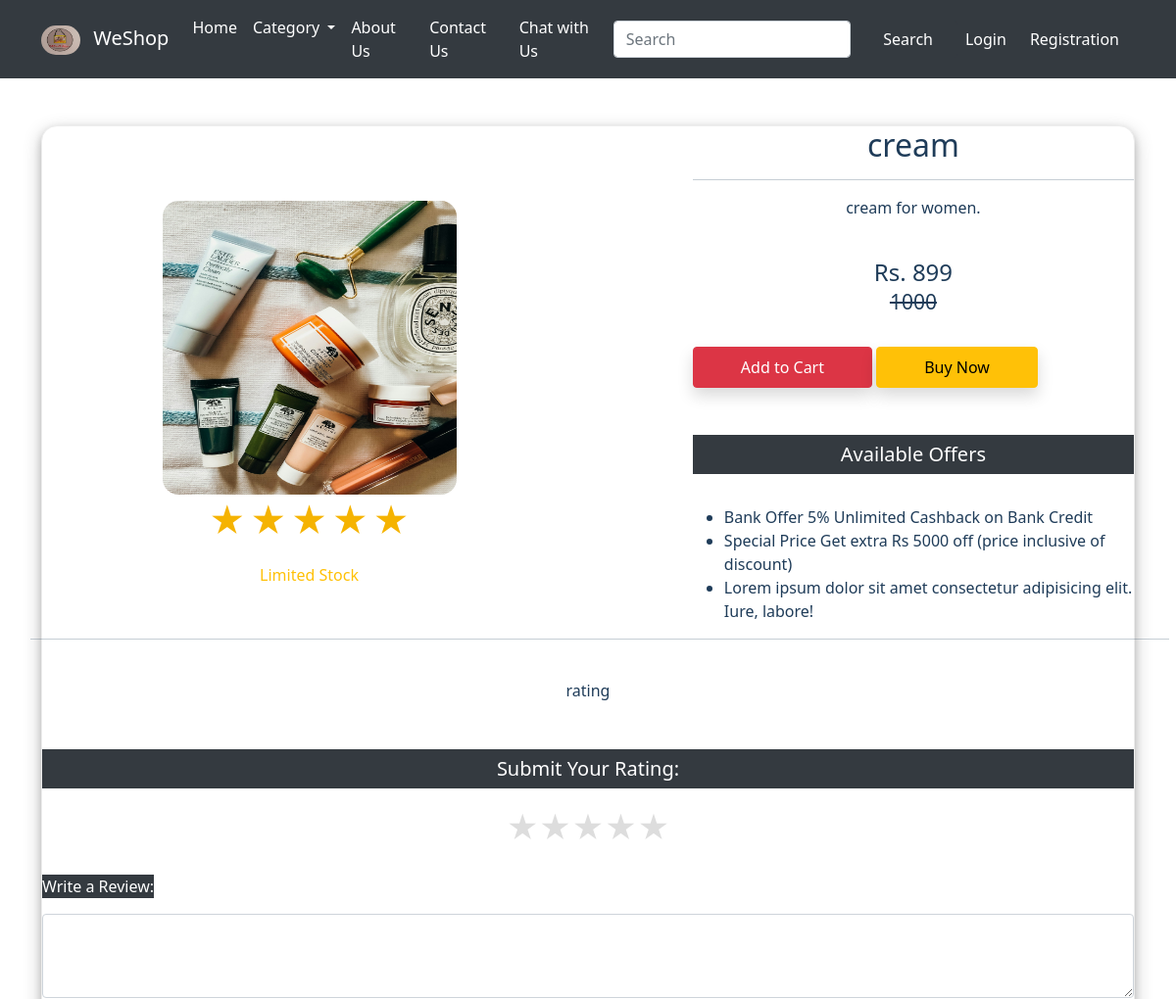
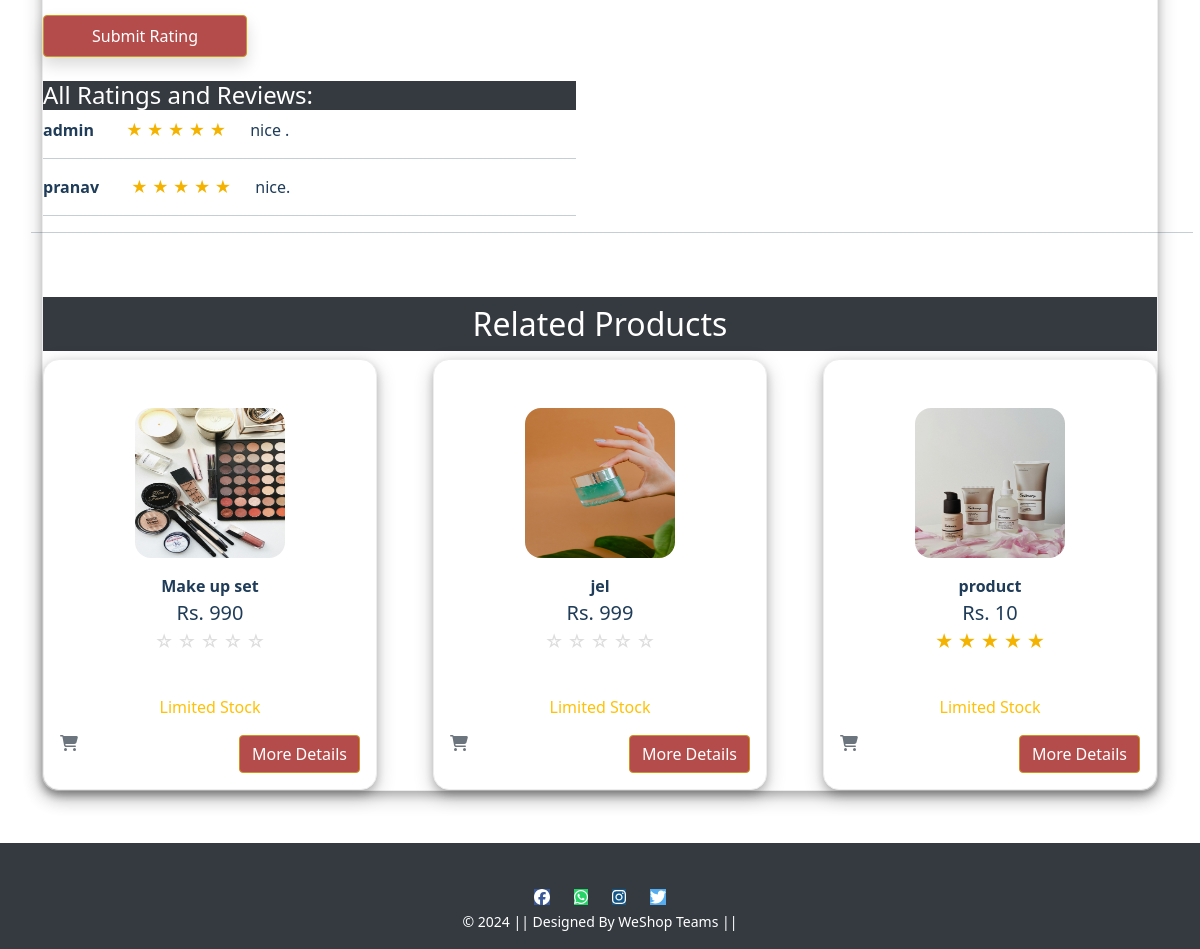
Page /product-detail/53 on the committed database (2 pictures, top to bottom).
### app/models.py (models this page shows, shortened)
class Product(models.Model):
    seller = models.ForeignKey(User,on_delete=models.CASCADE)
    admin = models.ForeignKey(Admin,on_delete=models.CASCADE,null=True, blank=True)
    title =models.CharField(max_length=100)
    selling_price =models.PositiveIntegerField()
    discounted_price = models.PositiveIntegerField()
    description = models.TextField()
    brand = models.CharField(max_length=50)
    category = models.CharField(choices=CATEGORY_CHOICES,max_length=2)
    product_image = models.ImageField(upload_to='prductimg')
    quantity = models.PositiveIntegerField(verbose_name="Quantity",null=True, blank=True)
    created_at = models.DateTimeField(auto_now_add=True,null=True, blank=True)
    average_rating = models.FloatField(default=0)  # New field for average rating
    stock_status = models.CharField(max_length=20, default='In Stock')  # New field for stock status

class Rating(models.Model):
    user = models.ForeignKey(User, on_delete=models.CASCADE)
    product = models.ForeignKey(Product, on_delete=models.CASCADE)
    rating = models.IntegerField()
    review = models.TextField()  # Add this field for the review

### app/views.py (the view, shortened to what this page needs)
# urls.py: path('product-detail/<int:pk>',  views.ProductDetailView.as_view(), name='product-detail'),
class ProductDetailView(View):
    def get(self, request, pk):
        try:
            item_already_in_cart = False
            totalitems = 0
            rating_exists = False
            product = Product.objects.get(id=pk)
            related_product = Product.objects.exclude(id=product.pk).filter(category=product.category)[:8]
            average_rating = Rating.objects.filter(product=product).aggregate(Avg('rating'))['rating__avg']
            average_rating_int = round(average_rating) if average_rating is not None else 0
            product.average_rating = average_rating_int
            product.save()
            ratings = Rating.objects.filter(product=product)
            total_ratings = len(ratings)
            all_ratings = Rating.objects.filter(product=product)
            if request.user.is_authenticated:
                totalitems = sum(item.quantity for item in Cart.objects.filter(user=request.user))
                item_already_in_cart = Cart.objects.filter(Q(product=product.id) & Q(user=request.user)).exists()
                rating_exists = Rating.objects.filter(user=request.user, product=product).first()
        except Product.DoesNotExist:
            raise Http404("Product does not exist")
        return render(request, 'app/productdetail.html', {
            'product': product,
            'item_already_in_cart': item_already_in_cart,
            'totalitem': totalitems,
            'related_product': related_product,
            'average_rating': average_rating_int,
            'all_ratings': all_ratings,
            'rating_exists': rating_exists,
        })

### templates/app/productdetail.html (shortened to what this page needs)
{% extends 'app/base.html' %}
{% load static %}
{% load custom_filters %}
{% block main-content %}
<div class="container my-5">
  <div class="card" style="border: 1px solid #ededed;">
  <div class="row ">
      <div class="col-sm-6  card-body  text-center align-self-center " >
        <a href="{% url 'product-detail' product.id %}" class="btn btn-link"> </a>
          <div class="item">
            <img class="thumbnail" src="{{ product.product_image.url }}" alt="{{ product.name }}"
              height="300px" width="300px" style="border-radius: 1rem;box-shadow: #f17981;">
          </div>
          <p class="star-rating mb-0 me-3" style="font-size: 36px;">
            <div class="rating-stars">
              {% for i in "12345" %}
                {% if product.average_rating >= i|add:"0" %}
                  <span class="star-icon" style="font-size: 36px; color: #f5b301;">&#9733;</span>
                {% else %}
                  <span class="star-icon" style="font-size: 36px; color: #ddd;">&#9734;</span>
                {% endif %}
              {% endfor %}
            </div>
          </p>
          <p class="card-text">
            {% if product.stock_status == 'In Stock' %}
              <span class="text-success" style="font-size: average;">{{ product.stock_status }}</span>
            {% elif product.stock_status == 'Limited Stock' %}
              <span class="text-warning" style="font-size: average;">{{ product.stock_status }}</span>
            {% else %}
              <span class="text-danger" style="font-size: average;">{{ product.stock_status }}</span>
            {% endif %}
          </p>
      </div>
      <div class="col-sm-5 offset-sm-1 ">
        <h2 class="page_heading" style=" text-align: center; ">{{ product.title}}</h2>
        <hr>
        <p style="text-align: center;">{{product.description}}</p> <br>
        <h4 style="text-align: center;">Rs. {{ product.discounted_price }} <br><small
            class="fw-light text-decoration-line-through" style="text-align: center;">{{product.selling_price}} </small>
        </h4> <br>
        {% if item_already_in_cart %}
        {% if request.user.is_authenticated %}
        <a href="{% url 'showcart' %}" class="btn btn-warning shadow px-5 py-2 ms-4">Go to Cart</a>
        {% else %}
        <form action="/add-to-cart/" class="d-inline">
          {% csrf_token %}
          <input type="hidden" name="prod_id" value="{{ product.id }}" id="prod_id">
          <button type="submit" class="btn btn-primary shadow px-5 py-2">Add to Cart</button>
        </form>
        {% endif %}
        {% else %}
        <form action="/add-to-cart/" class="d-inline">
          <button type="submit" class="btn btn-danger shadow px-5 py-2">Add to Cart</button>
        </form>
        {% endif %}
        <form action="/buy" class="d-inline">
          <button type="submit" class="btn btn-warning shadow px-5 py-2">Buy Now</button>
        </form>
        <h5 class="mt-5"
          style="color: white; text-align: center; background-color: #343a40; margin-top: 2rem; margin-bottom: 2rem; font-size: 1.25rem; font-weight: 350px; padding-block: 0.5rem;">
          Available Offers</h5>
        <ul>
          <li>Bank Offer 5% Unlimited Cashback on Bank Credit</li>
          <li>Special Price Get extra Rs 5000 off (price inclusive of discount)</li>
          <li>Lorem ipsum dolor sit amet consectetur adipisicing elit. Iure, labore!</li>
        </ul>
      </div>
       <hr>
       {% if not rating_exists %}
      <div class="review-content mt-4">
        <p class="star-rating">{{ rating.rating }} rating</p>
      </div>
      <form method="post" action="/product-detail/{{ product.id }}">
        <div class="rating-form mt-4">
          <h4 class="mb-3" style="color: white; text-align: center; background-color: #343a40; margin-top: 2rem; margin-bottom: 2rem; font-size: 1.25rem; font-weight: 350px; padding-block: 0.5rem;">
            Submit Your Rating:
          </h4>
          <div class="star-rating">
            {% for i in "54321" %}
              <label for="rating{{ i }}">&#9733;</label>
            {% endfor %}
          </div>
          <div class="form-group mt-3">
            <label for="review" class="mb-3 text-white" style="background-color: #343a40;">Write a Review:</label>
            <textarea class="form-control" name="review" id="review" rows="3"></textarea>
          </div>
          <button type="submit" class="btn btn-primary shadow px-5 py-2" style="background-color: rgb(181, 76, 76);">Submit Rating</button>
        </div>
      </form>
      {% else %}
      <p>You already give a rating foy this product</p>
      {% endif %}
      <div class="row mt-4">
        <div class="col-md-6">
          <div id="all-ratings" class="collapse show">
            <h4 class="text-white" style="background-color: #343a40;">All Ratings and Reviews:</h4>
            <div class="review-cards">
              {% for rating in all_ratings %}
              <div class="review-card mb-3 {% if forloop.counter > 5 %}d-none extra-review{% endif %}">
                <div class="review-content d-flex align-items-center">
                  <p class="fw-bold mb-0 me-3">{{ rating.user }}</p>
                  <p class="star-rating mb-0 me-3">
                    <div class="rating-stars">
                      {% for i in "12345" %}
                        {% if rating.rating >= i|add:"0" %}
                          <span class="star-icon" style="color: #f5b301;">&#9733;</span>
                        {% else %}
                          <span class="star-icon" style="color: #ddd;">&#9734;</span>
                        {% endif %}
                      {% endfor %}
                    </div>
                  </p>
                  <p class="mb-0 ms-4">{{ rating.review }}</p>
                </div>
                <hr>
              </div>
              {% endfor %}
            </div>
          </div>
        </div>
      </div>
       <hr>
      <div class="container mt-5">
        <h2 class="page_heading text-center text-white py-2" style="background-color: #343a40;">Related Products</h2>
        <div class="row"
          style="display: grid; grid-template-columns: repeat(auto-fit, minmax(min(100%, 15rem), 1fr)); gap: 2rem;">
          {% for product in related_product %}
          <div class="col-md-12">
            <div class="card" style="border: 1px solid #ededed;">
              <div class="card-body text-center">
                <a href="{% url 'product-detail' product.id %}" class="btn btn-link"></a>
                  <div class="item">
                    <img class="thumbnail" src="{{ product.product_image.url }}" alt="{{ product.name }}" height="150px"
                      width="150px">
                    <div class="mt-3">
                      <span class="fw-bold">{{ product.title }}</span><br>
                      <span class="fs-5">Rs. {{ product.discounted_price }}</span><br>
                       <span> <p class="star-rating mb-0 me-3" style="font-size: 18px;">
                          <div class="rating-stars">
                            {% for i in "12345" %}
                              {%  if product.average_rating >= i|add:"0" %}
                                <span class="star-icon" style="font-size: 18px; color: #f5b301;">&#9733;</span>
                              {% else %}
                                <span class="star-icon" style="font-size: 18px; color: #ddd;">&#9734;</span>
                              {% endif %}
                            {% endfor %}
                          </div>
                         </p>
                       </span><br>
                    </div>
                  </div>
                  <p class="card-text">
                    {% if product.stock_status == 'In Stock' %}
                      <span class="text-success" style="font-size: average;">{{ product.stock_status }}</span>
                    {% elif product.stock_status == 'Limited Stock' %}
                      <span class="text-warning" style="font-size: average;">{{ product.stock_status }}</span>
                    {% else %}
                      <span class="text-danger" style="font-size: average;">{{ product.stock_status }}</span>
                    {% endif %}
                  </p>
                <div class="d-flex justify-content-between mt-3">
                  <i class="fa fa-shopping-cart text-muted" style="cursor: pointer;"></i>
                  <a href="{% url 'product-detail' product.id %}" class="btn btn-primary"
                  style="background-color: rgb(181, 76, 76);">More Details</a>
                </div>
              </div>
            </div>
          </div>
          {% endfor %}
        </div>
      </div>
    </div>
  </div>
</div>
{% endblock main-content %}

### static/app/css/style.css (style rules this page uses)
p { text-align: center; }

### templates/app/base.html (style rules this page uses)
html, body { height: 100%; margin: 0; }

### templates/app/productdetail.html (style rules this page uses)
.thumbnail { border-radius: 1rem; }
.card { border-radius: 1rem; box-shadow: 0 4px 8px rgba(0, 0, 0, 0.2), 0 6px 20px rgba(0, 0, 0, 0.2); }
.star-rating { display: flex; direction: row-reverse; justify-content: center; }
.star-rating label { float: left; font-size: 2rem; color: #ddd; cursor: pointer; }

### rows in the picture
Product: product_image (picture), average_rating 5 (drawn), stock_status "Limited Stock", title "cream", description "cream for women.", discounted_price "899", selling_price "1000"
Rating: user "admin", rating 5 (drawn), review "nice ."
Rating: user "pranav", rating 5 (drawn), review "nice."
Product: product_image (picture), title "Make up set", discounted_price "990", average_rating 0 (drawn), stock_status "Limited Stock"
Product: product_image (picture), title "jel", discounted_price "999", average_rating 0 (drawn), stock_status "Limited Stock"
Product: product_image (picture), title "product", discounted_price "10", average_rating 5 (drawn), stock_status "Limited Stock"
